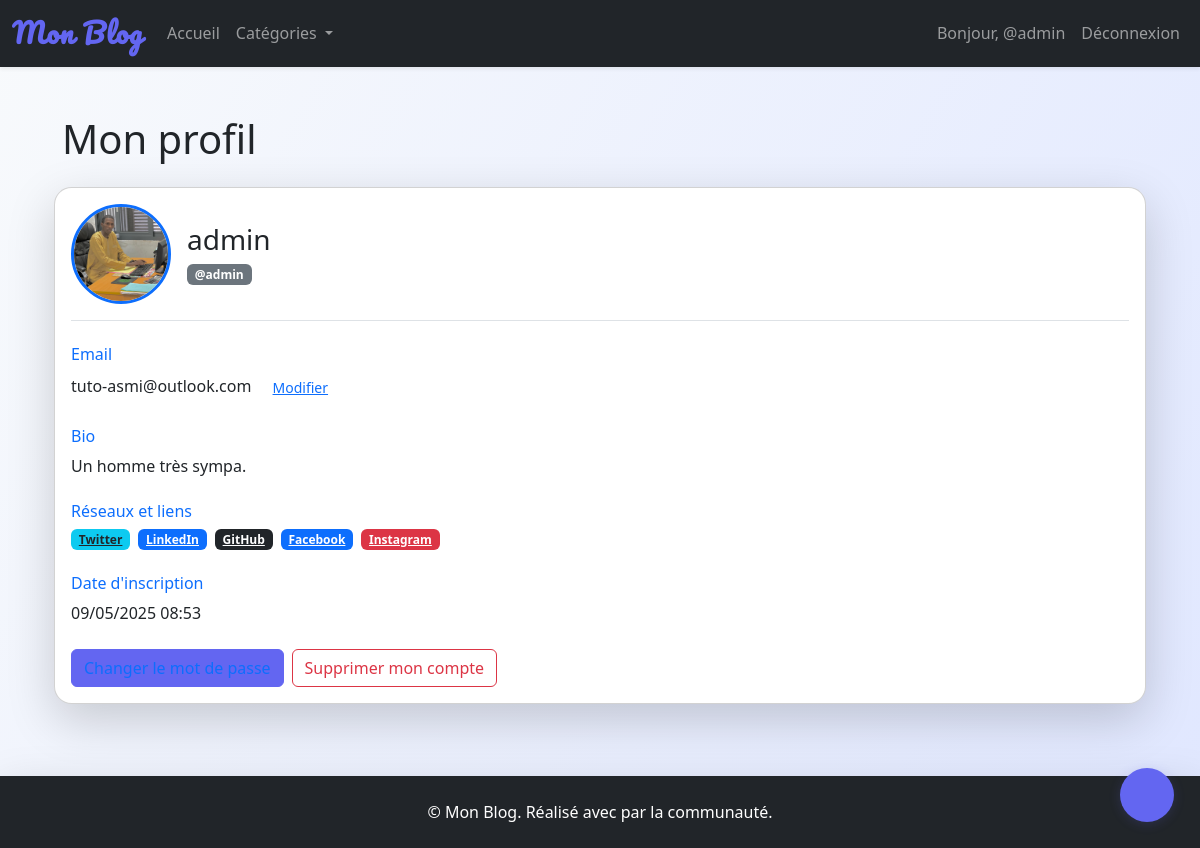
The app's page /profil/ (signed in) with its own data.
### blog/models.py (models this page shows, shortened)
class Profile(models.Model):
    user = models.OneToOneField(User, on_delete=models.CASCADE, related_name='profile')
    bio = models.TextField(blank=True, null=True, verbose_name='Biographie')
    avatar = models.ImageField(upload_to='avatars/', blank=True, null=True, verbose_name='Photo de profil')
    photo = models.ImageField(upload_to='profiles/', blank=True, null=True)
    twitter = models.URLField(blank=True)
    linkedin = models.URLField(blank=True)
    github = models.URLField(blank=True)
    website = models.URLField(blank=True)
    facebook = models.URLField(blank=True)
    instagram = models.URLField(blank=True)
    is_public = models.BooleanField(default=True)
    newsletter = models.BooleanField(default=False)
    notifications = models.BooleanField(default=True)

### blog/views.py (the view)
# urls.py: path('profil/', views.profil, name='profil'),
@login_required
def profil(request):
    categories_nav = Category.objects.order_by('name')
    from .models import Profile
    profile, created = Profile.objects.get_or_create(user=request.user)
    return render(request, 'profil.html', {'categories_nav': categories_nav, 'profile': profile})

### templates/profil.html (shortened to what this page needs)
{% extends 'base.html' %}
{% block content %}
<div class="container py-4">
    <h1 class="mb-4">Mon profil</h1>
    <div class="card shadow-lg">
        <div class="card-body">
            <div class="d-flex flex-column flex-md-row align-items-center mb-4 border-bottom pb-3">
                {% if profile.photo %}
                    <img src="{{ profile.photo.url }}" alt="Photo de profil" class="rounded-circle me-3 border border-3 border-primary" style="width:100px;height:100px;object-fit:cover;">
                {% else %}
                    <span class="rounded-circle bg-secondary text-white d-flex align-items-center justify-content-center me-3 border border-3 border-secondary" style="width:100px;height:100px;font-size:2.5rem;">{{ user.username|first|upper }}</span>
                {% endif %}
                <div>
                    <h3 class="mb-1">{{ profile.display_name|default:user.username }}</h3>
                    <span class="badge bg-secondary">@{{ user.username }}</span>
                </div>
            </div>
            <div class="mb-4">
                <h6 class="text-primary"> Email</h6>
                <span>{{ user.email|default:'Non renseigné' }}</span>
                <a href="{% url 'edit_profil' %}" class="btn btn-link btn-sm ms-2"> Modifier</a>
            </div>
            <div class="mb-4">
                <h6 class="text-primary"> Bio</h6>
                <span>{{ profile.bio|default:'-' }}</span>
            </div>
            <div class="mb-4">
                <h6 class="text-primary"> Réseaux et liens</h6>
                <div class="d-flex flex-wrap gap-2">
                    {% if profile.twitter %}
                        <a href="{{ profile.twitter }}" target="_blank" class="badge bg-info text-dark"> Twitter</a>
                    {% endif %}
                    {% if profile.linkedin %}
                        <a href="{{ profile.linkedin }}" target="_blank" class="badge bg-primary"> LinkedIn</a>
                    {% endif %}
                    {% if profile.github %}
                        <a href="{{ profile.github }}" target="_blank" class="badge bg-dark"> GitHub</a>
                    {% endif %}
                    {% if profile.facebook %}
                        <a href="{{ profile.facebook }}" target="_blank" class="badge bg-primary"> Facebook</a>
                    {% endif %}
                    {% if profile.instagram %}
                        <a href="{{ profile.instagram }}" target="_blank" class="badge bg-danger"> Instagram</a>
                    {% endif %}
                </div>
            </div>
            <div class="mb-4">
                <h6 class="text-primary"> Date d'inscription</h6>
                <span>{{ user.date_joined|date:"d/m/Y H:i" }}</span>
            </div>
            <div class="d-flex flex-wrap gap-2 mt-3">
                <a href="{% url 'edit_password' %}" class="btn btn-outline-primary"> Changer le mot de passe</a>
                <a href="{% url 'delete_account' %}" class="btn btn-outline-danger"> Supprimer mon compte</a>
            </div>
        </div>
    </div>
</div>
{% endblock %}

### templates/base.html (shortened to what this page needs)
<!DOCTYPE html>
<html lang="fr">
<head>
    <link rel="stylesheet" href="https://cdnjs.cloudflare.com/ajax/libs/trix/2.0.0/trix.min.css">
    <link href="https://cdn.jsdelivr.net/npm/bootstrap@5.3.3/dist/css/bootstrap.min.css" rel="stylesheet">
    <link rel="stylesheet" href="/static/css/style.css">
    <link rel="stylesheet" href="/static/css/theme.css">
</head>
<body class="bg-gradient-custom">
    <nav class="navbar navbar-expand-lg navbar-dark bg-dark mb-4 sticky-top shadow-sm">
    <div class="container-fluid">
        <a class="navbar-brand" href="/">Mon Blog</a>
        <div class="collapse navbar-collapse" id="navbarNav">
            <ul class="navbar-nav me-auto">
                <li class="nav-item">
                    <a class="nav-link" href="/">Accueil</a>
                </li>
                <li class="nav-item dropdown">
                    <a class="nav-link dropdown-toggle" href="#" id="navbarDropdown" role="button" data-bs-toggle="dropdown" aria-expanded="false">
                        Catégories
                    </a>
                </li>
            </ul>
            <ul class="navbar-nav">
                {% if user.is_authenticated %}
                    <li class="nav-item">
                        <a class="nav-link" href="{% url 'profil' %}">Bonjour, @{{ user.username }}</a>
                    </li>
                    <li class="nav-item">
                        <a class="nav-link" href="{% url 'logout' %}">Déconnexion</a>
                    </li>
                {% endif %}
            </ul>
        </div>
    </div>
</nav>
    <div class="container fade-in">
        {% block content %}{% endblock %}
    </div>
    <footer class="bg-dark text-white text-center py-4 mt-5 shadow-lg">
        <div class="container">
            <span>&copy; {{ now|date:'Y' }} Mon Blog. Réalisé avec  par la communauté.</span>
        </div>
    </footer>
    <button id="dark-mode-toggle" title="Mode sombre/clair"></button>
</body>
</html>

### static/css/style.css (style rules this page uses)
body { background-color: #f8f9fa; }
.navbar-brand { font-weight: bold; }

### static/css/theme.css (style rules this page uses)
:root { --primary: #6366f1; --secondary: #818cf8; --accent: #f472b6; --bg-gradient: linear-gradient(120deg, #f8fafc 0%, #e0e7ff 100%); }
body.bg-gradient-custom { background: var(--bg-gradient); min-height: 100vh; transition: background 0.6s; }
#dark-mode-toggle { position: fixed; bottom: 26px; right: 26px; z-index: 9999; border-radius: 50%; width: 54px; height: 54px; background: var(--primary); color: #fff; border: none; box-shadow: 0 2px 12px 0 rgba(99,102,241,0.18); font-size: 1.5rem; display: flex; align-items: center; justify-content: center; transition: background 0.3s, color 0.3s; }
.navbar-brand { font-family: 'Pacifico', cursive; letter-spacing: 1px; font-size: 1.7rem; color: var(--primary) !important; }
.btn-primary, .btn-outline-primary { background: var(--primary); border-color: var(--primary); }
footer { background: var(--primary) !important; }
.card { border-radius: 1.1rem; box-shadow: 0 2px 16px 0 rgba(99,102,241,0.07); transition: transform 0.18s; }
.fade-in { opacity: 0; animation: fadeIn 1.2s forwards; }

### templates/base.html (style rules this page uses)
body.bg-gradient-custom { background: linear-gradient(120deg, #f8fafc 0%, #e0e7ff 100%); min-height: 100vh; }

### records on screen
Profile: photo (picture), bio "Un homme très sympa."

### other values on screen
{{ user.username }} "admin"
{{ profile.display_name|default:user.username }} "admin"
{{ user.email|default:'Non renseigné' }} "tuto-asmi@outlook.com"
{{ user.date_joined|date:"d/m/Y H:i" }} "09/05/2025 08:53"
